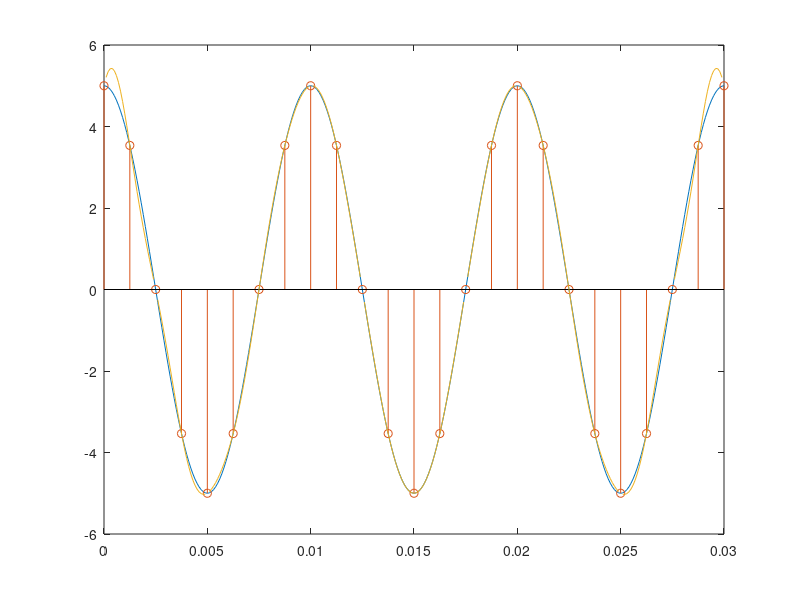

This figure's MATLAB source:
clc;
close all;
clear all;


% First we'll sample the signal at a higher rate than 
% Nyquist Rate
% xc(t) = 5*cos(200*pi*t)
% Signal Frequency, Fo = 100 and period, To = 1/100
% Sampling Frequency, Fs = 800 and period, Ts = 1/800

Fo = 100; % signal frequency
To = 1/Fo; % signal period
Fs = 800; % sampling frequency
Ts = 1/Fs; % sampling period

tc = 0:To/100:3*To; % defining time axis for xc upto 3 cycles
xc = 5*cos(200*pi*tc); % constructing the continuous-time signal

ts = 0:Ts:3*To; % sampled the time axis a rate Fs
xs = 5*cos(200*pi*ts); % sampled signal at a frequency Fs
N = length(ts); % number of samples

%% Reconstruction by using the formula:
% xr(t) = sum over n = 0...., N-1 : x(nT)*sin(pi*(t-nT)/T)/(pi*(t-nT)/T)
% Here sin(pi*(t-nT)/T)/(pi*(t-nT)/T) = sinc((pi*(t-nT))/T)

xr = zeros(1, length(tc)); % initialize the reconstructed signal which is the 
							... same length as continuous-time axis
sinc_fun = zeros(N, length(tc)); % initializing the interpolation function or sinc function

for t = 1:length(tc)
	for n = 0:N-1
		%sinc_fun(n+1,:) = sin(pi*(tc-n*Ts)/Ts)./(pi*(tc-n*Ts)/Ts); % sinc function. This line is required if you want to visualize the
																	... sinc function. 
		xr(t) = xr(t) + xs(n+1)*sin(pi*(tc(t)-n*Ts)/Ts)/(pi*(tc(t)-n*Ts)/Ts); % this is the sum of x(nTs)*sinc((t-nT)/T)
																			... from 0 to N-1. As MATLAB doesn't allow 0 indexing
																			... we've taken the index inside the loop from n+1
	end
end


%% plot the results

plot(tc, xc);
hold on
stem(ts, xs);
hold on
plot(tc, xr);

%% Reconstruction Process Visualization

% This portion is not mandatory for reconstructing a signal
% This is just for visualization purpose
% To run this segment, you must uncomment the sinc_fun line

% figure(2)
% hold on
% grid on
% plot(tc, xs.'.*sinc_fun);
% stem(ts, xs);
% title('Reconstruction Process');
% xlabel('Time(s)');
% ylabel('Amplitude');
